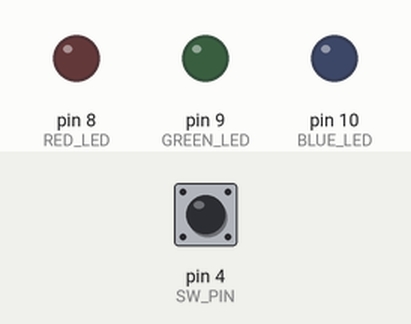
Simulated run of this sketch. Board: Arduino Uno, built with avr-gcc and run on an emulated ATmega328P. On the bench: output pins drawn as LEDs (lit = HIGH). The test bench sets the inputs (shaded band); at power-on: pin 4 (SW_PIN) HIGH.

Above: at 1.2 s.
1.3 s: pin 4 (SW_PIN) pulled LOW for 0.15 s
At 1.7 s:
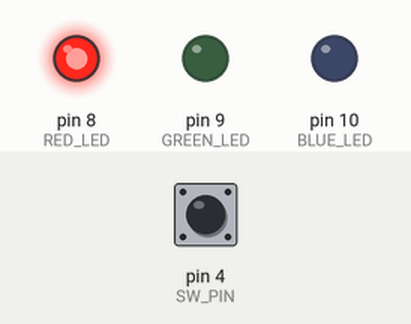
2.9 s: pin 4 (SW_PIN) pulled LOW for 1 s
At 4.1 s:
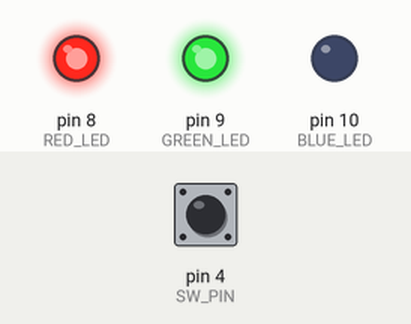
5.4 s: pin 4 (SW_PIN) pulled LOW for 0.15 s
At 6.1 s:
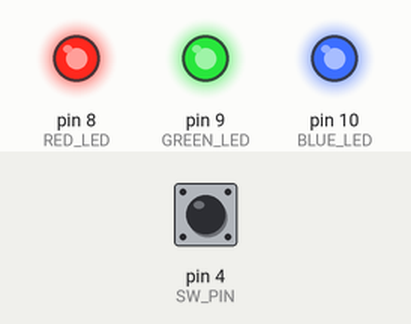
7.0 s: pin 4 (SW_PIN) pulled LOW for 3.2 s
At 7.3 s:
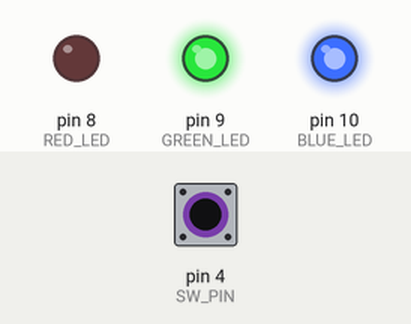
11.7 s: pin 4 (SW_PIN) pulled LOW for 0.15 s
At 12.1 s:
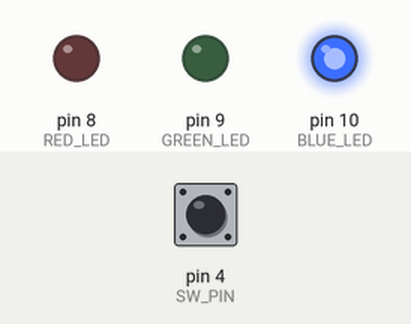
Timing chart, 0 to 14.3 s (numbered marks = the images above; inputs shaded):
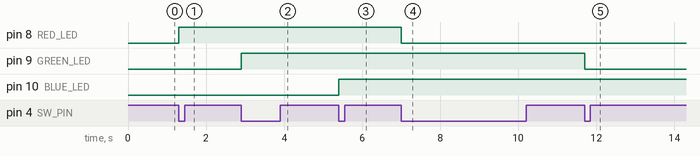

Measured:
- after the input at 1.3 s, pin 8 (RED_LED): LOW → HIGH at once
- after the input at 2.9 s, pin 9 (GREEN_LED): LOW → HIGH at once
- after the input at 5.4 s, pin 10 (BLUE_LED): LOW → HIGH at once
- after the input at 7.0 s, pin 8 (RED_LED): HIGH → LOW at once
- after the input at 11.7 s, pin 9 (GREEN_LED): HIGH → LOW at once

The sketch:

lab02.ino
```cpp
#define RED_LED 8
#define GREEN_LED 9
#define BLUE_LED 10
#define SW_PIN 4

int count = 0;
boolean curState = false;
boolean prevState = false;

void setup() {
  pinMode(RED_LED, OUTPUT);
  pinMode(GREEN_LED, OUTPUT);
  pinMode(BLUE_LED, OUTPUT);
  pinMode(SW_PIN, INPUT_PULLUP);

  digitalWrite(RED_LED, LOW);
  digitalWrite(GREEN_LED, LOW);
  digitalWrite(BLUE_LED, LOW);
}

void loop() {
  prevState = curState;
  if(digitalRead(SW_PIN) == LOW) {
    curState = true;
    if(prevState != curState) {
      count = (count + 1) % 6;
      if(count == 1) {
        digitalWrite(RED_LED, HIGH);
      } else if(count == 2) {
        digitalWrite(GREEN_LED, HIGH);
      } else if(count == 3) {
        digitalWrite(BLUE_LED, HIGH);
      } else if(count == 4) {
        digitalWrite(RED_LED, LOW);
      } else if(count == 5) {
        digitalWrite(GREEN_LED, LOW);
      } else if(count == 0) {
        digitalWrite(BLUE_LED, LOW);
      }
    }
  } else {
    curState = false;
  }
  delay(50);
}
```
